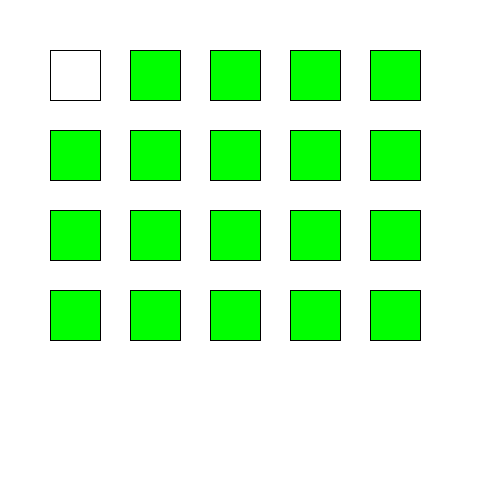
Frame 1 (no input)
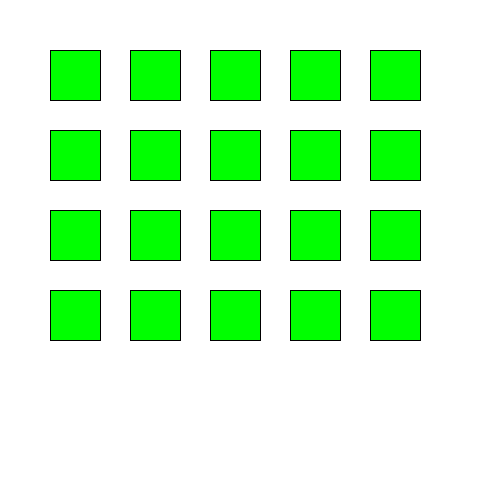
Frame 60 (the mouse pressed at the canvas centre just before this capture)
Frame 120 (the mouse held since frame 60 and released just before this capture): identical to frame 60, image omitted

The Processing sketch that drew these frames (run headless with seeded random() and noise(); from frame 60 on, the mouse is pressed at the canvas centre):

// Processing sketch: lab01Q8a
// ── lab01Q8a.pde
int[] x = new int [5];
int[] y = new int [4];
int i, j;
boolean a, b, c, d;

void setup()
{
  size(500, 500);
  for (int i=0; i<5; i=i+1)
  {
    x[i]=50+80*i;
  }
  for (int i=0; i<4; i=i+1)
  {
    y[i]=50+80*i;
  }
}

void draw()
{
  background(255, 255, 255);
  for (i=0; i<5; i++)
  {
    for (j=0; j<4; j++)
    {
      rect(x[i], y[j], 50, 50);
      fill(0, 255, 0);
    }
  }
}
